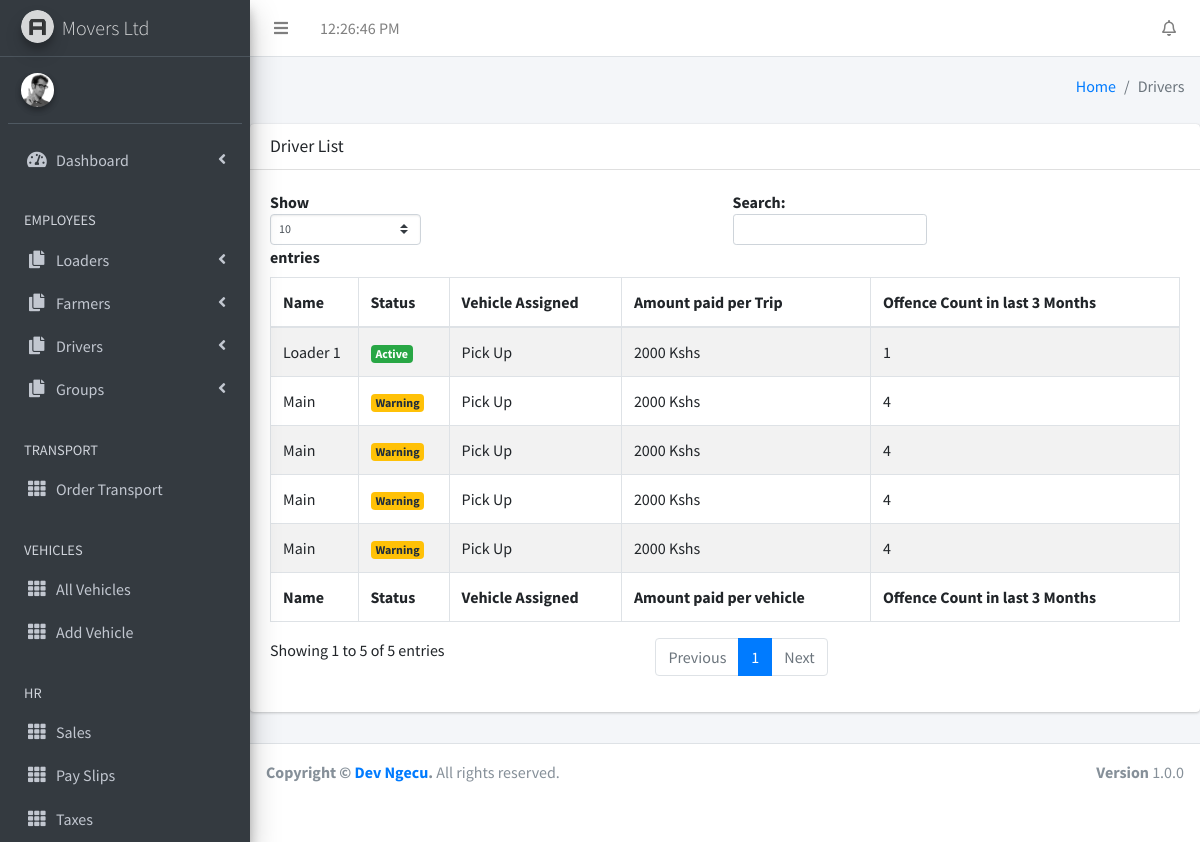
Screenshot of /pages/drivers.php with the database file from the repository.
### tables this page shows
CREATE TABLE `driver` (
  `driver_pk` int(11) NOT NULL,
  `name` varchar(60) DEFAULT NULL,
  `status` varchar(60) DEFAULT NULL,
  `offence_count` int(11) DEFAULT NULL,
  `vehicle_pk` int(10) UNSIGNED DEFAULT NULL,
  `reg_time` datetime DEFAULT current_timestamp()
);

CREATE TABLE `vehicle` (
  `vehicle_pk` int(6) UNSIGNED NOT NULL,
  `vehicle_name` varchar(30) NOT NULL,
  `load_capacity` int(60) NOT NULL,
  `transport_cost` int(50) NOT NULL,
  `number_of_loaders` int(50) NOT NULL,
  `amount_per_loader` int(50) NOT NULL,
  `trip_driver_per_trip` int(50) NOT NULL,
  `reg_date` timestamp NOT NULL DEFAULT current_timestamp() ON UPDATE current_timestamp()
);

### server.php (called while the page is built, shortened)
<?php
function foo($arg_1)
{
  $db = mysqli_connect('localhost', 'root', '', 'movers_db');
$sql = "SELECT * FROM offence where driver_pk = '".$arg_1."'";
if ($result=mysqli_query($db,$sql)) {
    $rowcount=mysqli_num_rows($result);
    return $rowcount;
}
}
  ?>

### pages/drivers.php (the view, shortened to what this page needs)
<?php include('../server.php') ?>
<!DOCTYPE html>
<html>
<head>
  <link rel="stylesheet" href="../plugins/fontawesome-free/css/all.min.css">
  <link rel="stylesheet" href="https://code.ionicframework.com/ionicons/2.0.1/css/ionicons.min.css">
  <link rel="stylesheet" href="../dist/css/adminlte.min.css">
  <link rel="stylesheet" href="plugins/fontawesome-free/css/all.min.css">
  <link rel="stylesheet" href="https://code.ionicframework.com/ionicons/2.0.1/css/ionicons.min.css">
  <link rel="stylesheet" href="../plugins/tempusdominus-bootstrap-4/css/tempusdominus-bootstrap-4.min.css">
  <link rel="stylesheet" href="../plugins/icheck-bootstrap/icheck-bootstrap.min.css">
  <link rel="stylesheet" href="../plugins/jqvmap/jqvmap.min.css">
  <link rel="stylesheet" href="../dist/css/adminlte.min.css">
  <link rel="stylesheet" href="../plugins/overlayScrollbars/css/OverlayScrollbars.min.css">
  <link rel="stylesheet" href="../plugins/daterangepicker/daterangepicker.css">
  <link rel="stylesheet" href="../plugins/summernote/summernote-bs4.css">
</head>
<body class="hold-transition sidebar-mini layout-boxed">
<div class="wrapper">
  <?php include '../components/topbar.php'; ?>
  <aside class="main-sidebar sidebar-dark-primary elevation-4">
    <a href="../index3.html" class="brand-link">
      <img src="../dist/img/AdminLTELogo.png"
           alt="AdminLTE Logo"
           class="brand-image img-circle elevation-3"
           style="opacity: .8">
      <span class="brand-text font-weight-light">Movers Ltd</span>
    </a>
    <?php include '../components/sidebar.php'; ?>
  </aside>
  <div class="content-wrapper">
    <section class="content-header">
      <div class="container-fluid">
        <div class="row mb-2">
          <div class="col-sm-6">
          </div>
          <div class="col-sm-6">
            <ol class="breadcrumb float-sm-right">
              <li class="breadcrumb-item"><a href="#">Home</a></li>
              <li class="breadcrumb-item active">Drivers</li>
            </ol>
          </div>
        </div>
    </section>
    <section>
    <div class="card">
            <div class="card-header">
              <h3 class="card-title">Driver List</h3>
            </div>
            <div class="card-body">
              <table id="example1" class="table table-bordered table-striped">
                <thead>
                <tr>
                  <th>Name</th>
                  <th>Status</th>
                  <th>Vehicle Assigned</th>
                  <th>Amount paid per Trip</th>
                  <th>Offence Count in last 3 Months</th>
                </tr>
                </thead>
                <tbody>
                <?php
$records = mysqli_query($db,"select distinct  * from driver
INNER JOIN vehicle AS vehicle ON vehicle.vehicle_pk = driver.vehicle_pk
INNER JOIN offence AS offence ON offence.driver_pk = driver.driver_pk
");
while($data = mysqli_fetch_array($records))
{
?>
  <tr>
    <td><?php echo $data['name']; ?></td>
    <td><?php
              if ((foo($data['driver_pk']) >=3 && foo($data['driver_pk']) <6 )) {
                echo '<div class="badge badge-warning">Warning</div>';
              }
              elseif ((foo($data['driver_pk']) >=6 && foo($data['driver_pk']) <8 )) {
                echo '<div class="badge badge-warning">2nd Warning</div>';
              }
              elseif ((foo($data['driver_pk']) >9)) {
                echo '<div class="badge badge-danger">Terminated</div>';
              }
              else {
                echo '<div class="badge badge-success">Active</div>';
              }
     ?></td>
    <td><?php echo $data['vehicle_name']; ?></td>
    <td><?php echo $data['trip_driver_per_trip']; ?> Kshs</td>
    <td><?php echo foo($data['driver_pk']);?></td>
  </tr>
<?php
}
?>
                </tbody>
                <tfoot>
                <tr>
                <th>Name</th>
                <th>Status</th>
                  <th>Vehicle Assigned</th>
                  <th>Amount paid per vehicle</th>
                  <th>Offence Count in last 3 Months</th>
                </tr>
                </tfoot>
              </table>
            </div>
          </div>
</section>
  </div>
  <footer class="main-footer">
    <div class="float-right d-none d-sm-block">
      <b>Version</b> 1.0.0
    </div>
    <strong>Copyright &copy; <a href="https://devngecu.herokuapp.com/">Dev Ngecu</a>.</strong> All rights
    reserved.
  </footer>
</div>
</body>
</html>

### rows the page displays
driver: name "Main", shows "Warning", vehicle_pk.vehicle_name "Pick Up", vehicle_pk.trip_driver_per_trip "2000", driver_pk "4"
driver: name "Loader 1", shows "Active", vehicle_pk.vehicle_name "Pick Up", vehicle_pk.trip_driver_per_trip "2000", driver_pk "1"
